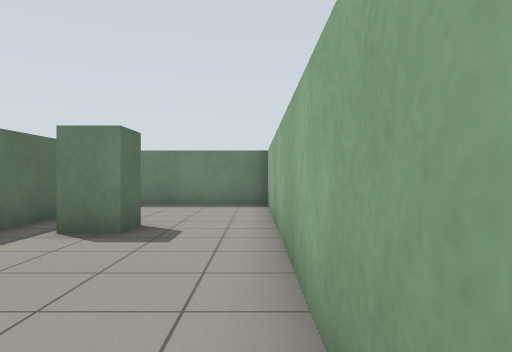
View 1 (above)

21 first-person views from a walk through a world built for the Gazebo simulator. The camera is 0.93 m above the floor, looks level and sees 70° across. The floor is counted in squares, 1 m on a side. Each view is taken from the middle of a square. On the plan, view 1 faces up. The plan holds only what a view shows up to about 13 squares ahead; the rest is blank.

View 2
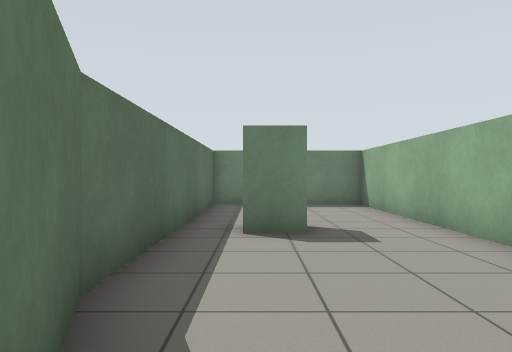

View 3
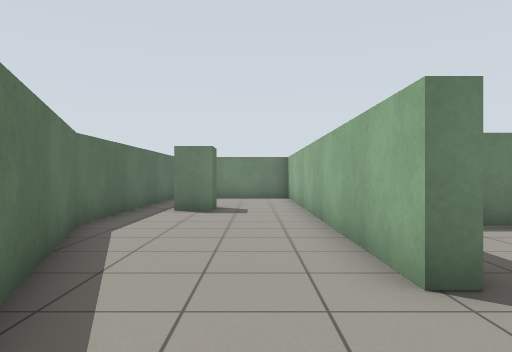

View 4
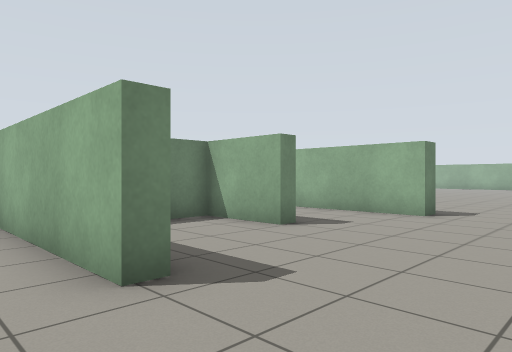

View 5
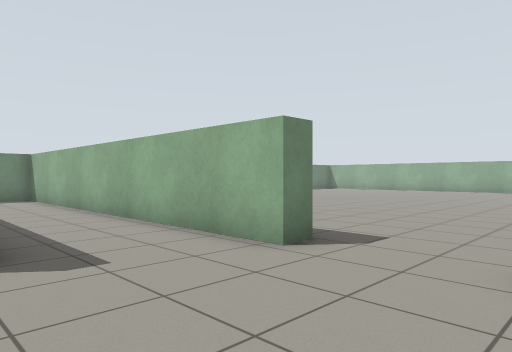

View 6
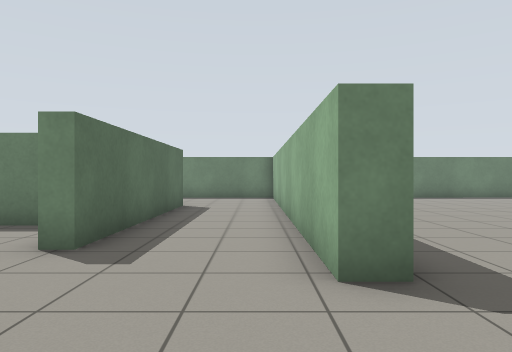

View 7
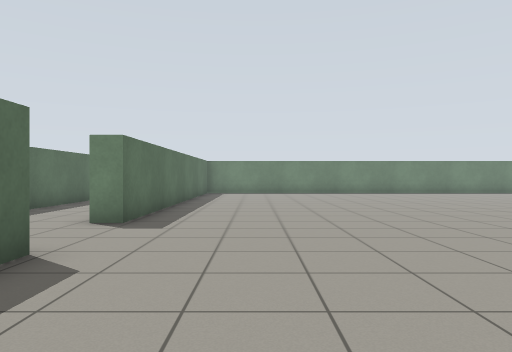

View 8
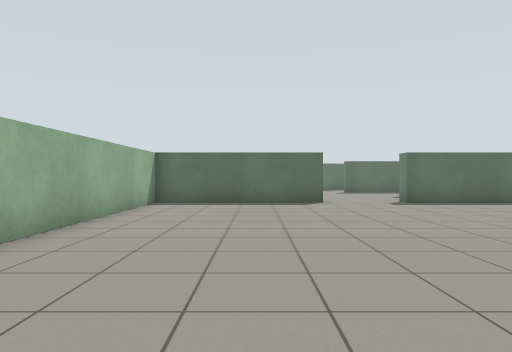

View 9
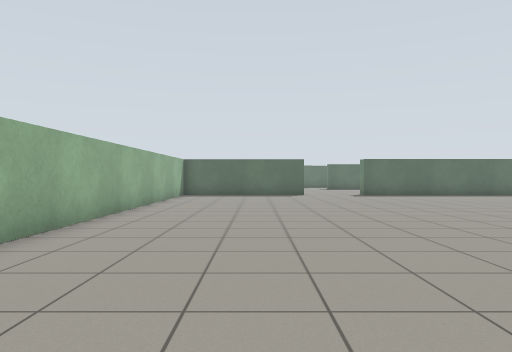

View 10
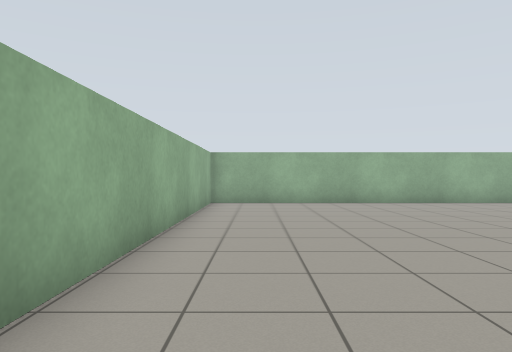

View 11
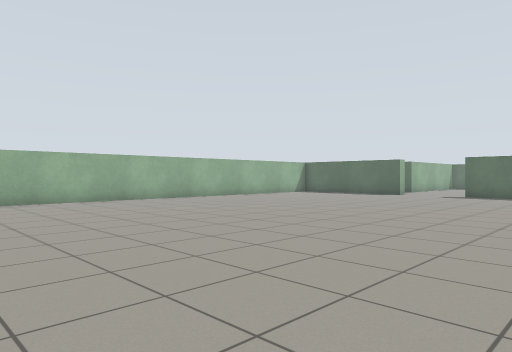

View 12
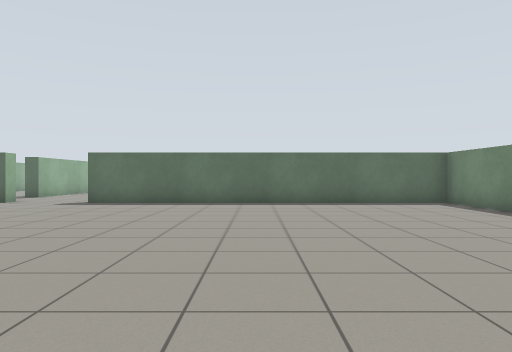

View 13
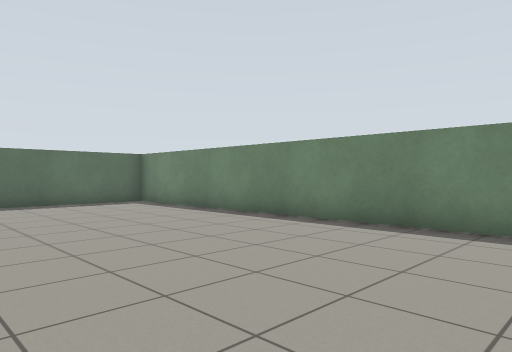

View 14
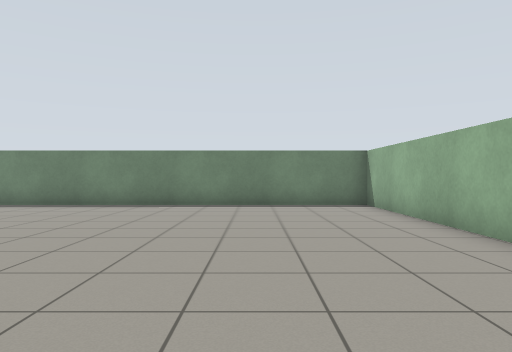

View 15
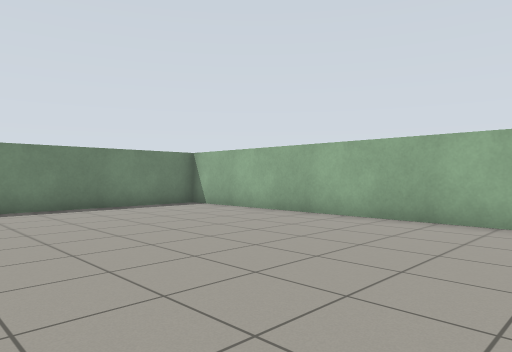

View 16
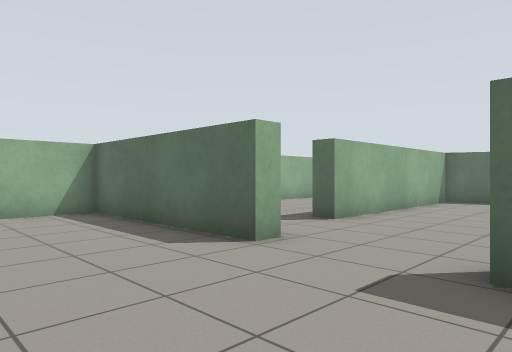

View 17
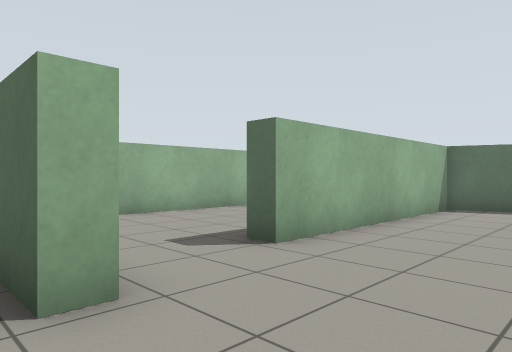

View 18
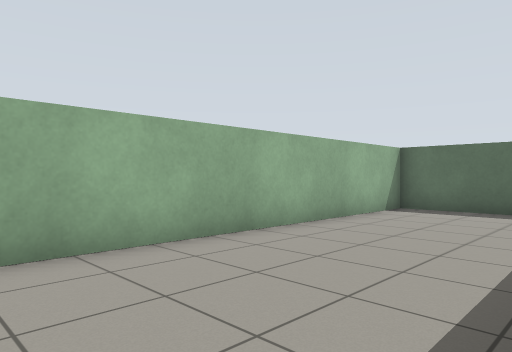

View 19
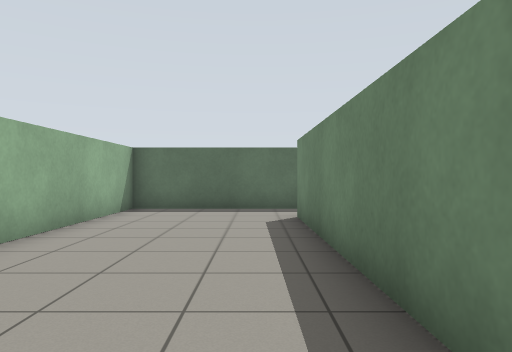

View 20
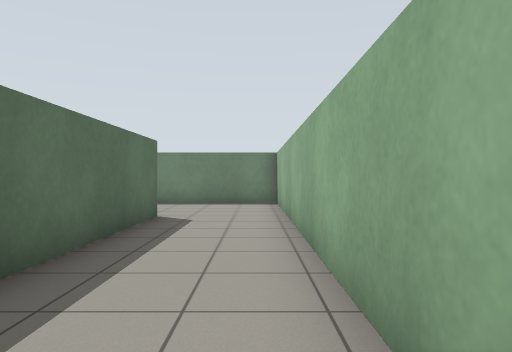

View 21
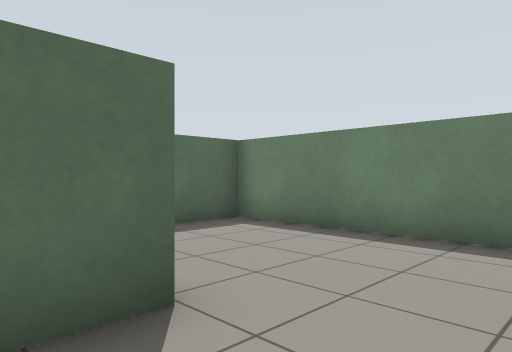

### Floor plan
Ten units are one square. View 1 is at (0, 0); x grows to the right and y downward. Boxes are objects, and circles mark ways between rooms. Rooms are numbered by the first view taken in them; rooms with no view inside come last. Other rooms are left out.
<svg viewBox="-49 -122 330 222">
<path fill="none" stroke="#000" d="M-22 -70 -22 -59 -32 -59M4 10 4 -116 -44 -116 -44 -29 -28 15M77 37 83 37 83 95 276 95 276 -117 83 -116 83 8 77 8 77 -86M47 -75 47 -6 43 -6 43 -29 21 -29M9 10 4 10M-23 29 -17 44 52 44M45 50 -22 51M52 44 52 50M-44 48 -44 95 52 95M77 -86 77 -116 8 -116 8 -99"/>
<circle cx="-3" cy="20" r="3" fill="#2a7"/>
<circle cx="65" cy="50" r="3" fill="#2a7"/>
<circle cx="65" cy="-75" r="3" fill="#2a7"/>
<text x="-20" y="-50">1</text>
<text x="160" y="-10">2</text>
<text x="10" y="70">3</text>
<text x="40" y="-90">4</text>
</svg>
Room 1 opens to room 2. Room 2 opens to room 3. Room 2 opens to room 4.

Where each view was taken, in squares from view 1:
view 1: 0 up, 0 right, facing up
view 2: 0 up, 3 left, facing up
view 3: 4 down, 1 left, facing up
view 4: 4 down, 1 left, facing up-right
view 5: 4 down, 4 right, facing up-right
view 6: 4 down, 7 right, facing up
view 7: 8 down, 11 right, facing up
view 8: 6 down, 21 right, facing left
view 9: 6 down, 26 right, facing left
view 10: 3 up, 26 right, facing down
view 11: 4 up, 26 right, facing down-left
view 12: 5 up, 21 right, facing left
view 13: 5 up, 21 right, facing up-left
view 14: 0 up, 24 right, facing up
view 15: 1 up, 20 right, facing up-right
view 16: 0 up, 12 right, facing down-left
view 17: 1 down, 9 right, facing down-left
view 18: 5 down, 6 right, facing down-left
view 19: 6 down, 6 right, facing left
view 20: 1 down, 7 right, facing up
view 21: 6 up, 7 right, facing up-left
